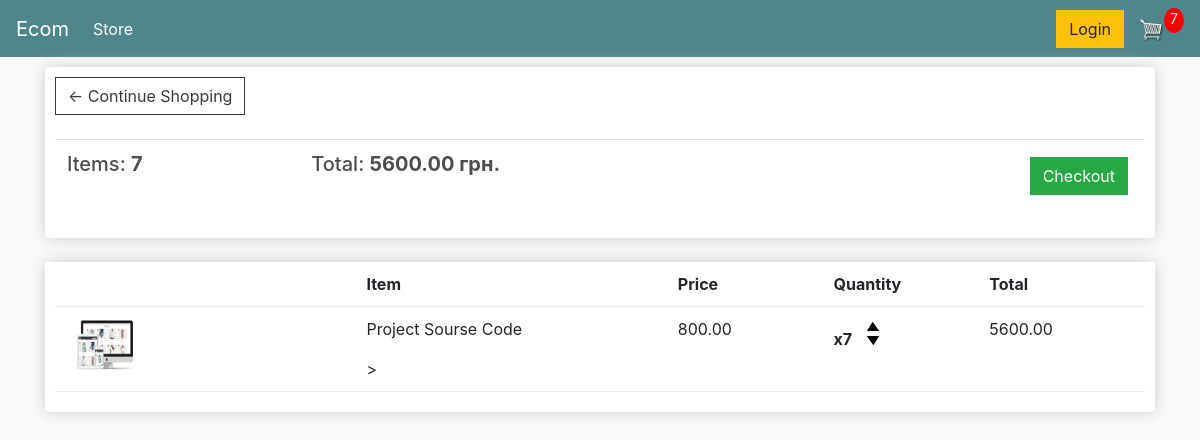
The page /cart/ (signed in) on the database as committed earlier.
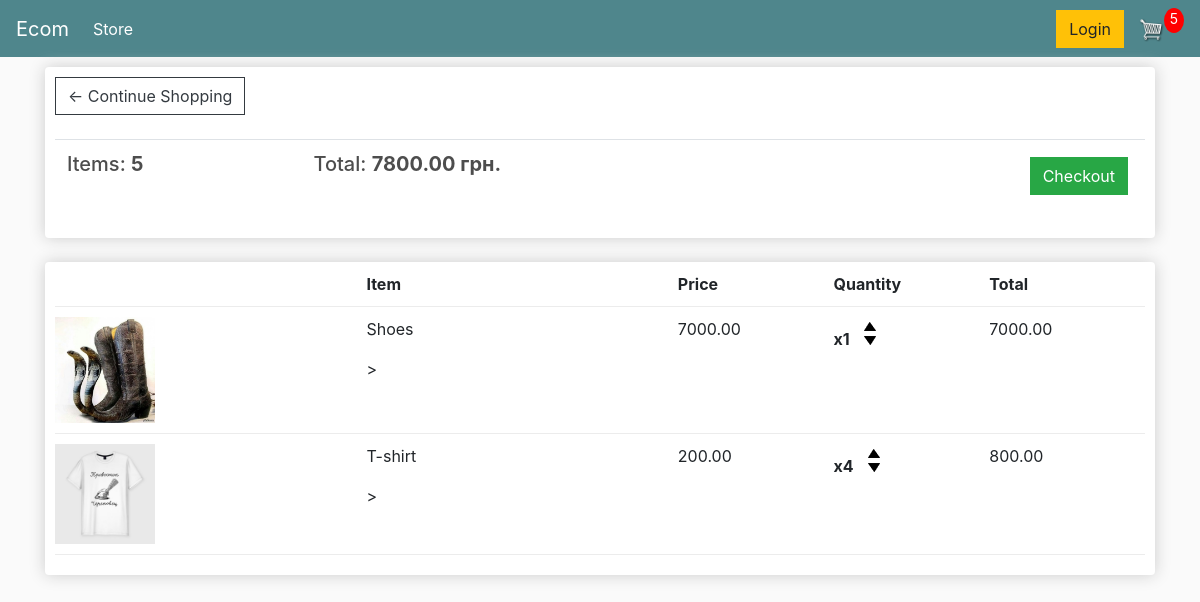
The same page on the database as committed later.
### store/models.py (models this page shows, shortened)
class Order(models.Model):
    customer = models.ForeignKey(Customer, on_delete=models.SET_NULL, null=True, blank=True)
    date_ordered = models.DateTimeField(auto_now_add=True)
    complete = models.BooleanField(default=False)
    transaction_id = models.CharField(max_length=100, null=True)
    @property
    def get_cart_total(self):
        orderitems = self.orderitem_set.all()
        total = sum([item.get_total for item in orderitems])
        return total
    @property
    def get_cart_items(self):
        orderitems = self.orderitem_set.all()
        total = sum([item.quantity for item in orderitems])
        return total

class OrderItem(models.Model):
    product = models.ForeignKey(Product, on_delete=models.SET_NULL, null=True)
    order = models.ForeignKey(Order, on_delete=models.SET_NULL, null=True)
    quantity = models.IntegerField(default=0, null=True, blank=True)
    date_added = models.DateTimeField(auto_now_add=True)
    @property
    def get_total(self):
        total = self.product.price * self.quantity
        return total

class Product(models.Model):
    name = models.CharField(max_length=200, null=True)
    price = models.DecimalField(max_digits=7, decimal_places=2)
    digital = models.BooleanField(default=False, null=True, blank=True)
    image = models.ImageField(null=True, blank=True)
    @property
    def imageURL(self):
        try:
            url = self.image.url
        except:
            url = ''
        return url

### store/views.py (the view)
# urls.py: path('cart/', views.cart, name='cart'),
def cart(request):
    data = cartData(request)
    cartItems = data['cartItems']
    order = data['order']
    items = data['items']
    context = {'items': items, 'order': order, 'cartItems': cartItems}
    return render(request, 'store/cart.html', context)

### store/utils.py (called while the page is built)
def cartData(request):
    if request.user.is_authenticated:
        customer = request.user.customer
        order, created = Order.objects.get_or_create(customer=customer, complete=False)
        items = order.orderitem_set.all()
        cartItems = order.get_cart_items
    else:
        cookieData = cookieCart(request)
        cartItems = cookieData['cartItems']
        order = cookieData['order']
        items = cookieData['items']
    return {'cartItems': cartItems, 'order': order, 'items': items}

### store/templates/store/cart.html
{% extends 'store/main.html' %}
{% load static %}
{% block content %}
<div class="row">
    <div class="col-lg-12">
        <div class="box-element">
            <a class="btn btn-outline-dark" href="{% url 'store' %}">&#x2190; Continue Shopping</a>
            <br>
            <br>
            <table class="table">
                <tr>
                    <th><h5>Items: <strong>{{order.get_cart_items}}</strong></h5></th>
                    <th><h5>Total: <strong>{{order.get_cart_total|floatformat:2}} грн.</strong></h5></th>
                    <th>
                        <a style="float:right; margin:5px" class="btn btn-success" href="{% url 'checkout' %}">Checkout</a>
                    </th>
                </tr>
            </table>
        </div>
        <br>
        <div class="box-element">
            <div class="cart-row">
                <div style="flex:2"></div>
                <div style="flex:2"><strong>Item</strong></div>
                <div style="flex:1"><strong>Price</strong></div>
                <div style="flex:1"><strong>Quantity</strong></div>
                <div style="flex:1"><strong>Total</strong></div>
            </div>
            {% for item in items %}
            <div class="cart-row">
                <div style="flex:2"><img class="row-image" src="{{item.product.imageURL}}"></div>
                <div style="flex:2"><p>{{item.product.name}}</p>></div>
                <div style="flex:1"><p>{{item.product.price|floatformat:2}}</p></div>
                <div style="flex:1">
                    <p class="quantity">x{{item.quantity}}</p>
                    <div class="quantity">
                        <img data-product={{item.product.id}} data-action="add" class="chg-quantity update-cart" src="{% static  'images/arrow-up.png' %}">
                        <img data-product={{item.product.id}} data-action="remove" class="chg-quantity update-cart" src="{% static  'images/arrow-down.png' %}">
                    </div>
                </div>
                <div style="flex:1">{{item.get_total}}</div>
                </div>
            {% endfor %}
            </div>
        </div>
    </div>
</div>
{% endblock content %}

### store/templates/store/main.html (shortened to what this page needs)
<!DOCTYPE html>
{% load static %}
<html>
<head>
	<link rel="stylesheet" href="https://stackpath.bootstrapcdn.com/bootstrap/4.4.1/css/bootstrap.min.css">
	<link rel="stylesheet" type="text/css" href="{% static 'css/main.css' %}">
</head>
<body>
    <nav class="navbar navbar-expand-lg navbar-dark bg-dark">
      <a class="navbar-brand" href="{% url 'store' %}">Ecom</a>
      <div class="collapse navbar-collapse" id="navbarSupportedContent">
        <ul class="navbar-nav mr-auto">
          <li class="nav-item active">
            <a class="nav-link" href="{% url 'store' %}">Store</a>
          </li>
        </ul>
      </div>
        <div class="form-inline my-2 my-lg-0">
            <a href="#" class="btn btn-warning">Login</a>
            <a href="{% url 'cart' %}">
                <img  id="cart-icon" src="{% static 'images/cart.png' %}">
            </a>
            <p id="cart-total">{{cartItems}}</p>
        </div>
    </nav>
    <div class="container">
        {% block content %}
        {% endblock content %}
</body>
</html>

### static/css/main.css (style rules this page uses)
body { background-color: hsl(0, 0%, 98%); }
h1,h2,h3,h4,h5,h6 { color:hsl(0, 0%, 30%); }
.box-element { box-shadow:hsl(0, 0%, 80%) 0 0 16px; background-color: #fff; border-radius: 4px; padding: 10px; }
.bg-dark { background-color: #4f868c!important; }
#cart-icon { width:25px; display: inline-block; margin-left: 15px; }
#cart-total { display: block; text-align: center; color:#fff; background-color: red; width: 20px; height: 25px; border-radius: 50%; font-size: 14px; }
.col-lg-4, .col-lg-6, .col-lg-8, .col-lg-12 { margin-top: 10px; }
.btn { border-radius: 0; }
.row-image { width: 100px; }
.cart-row { display: flex; align-items: flex-stretch; padding-bottom: 10px; margin-bottom: 10px; border-bottom: 1px solid #ececec; }
.quantity { display: inline-block; font-weight: 700; padding-right:10px; }
.chg-quantity { width: 12px; cursor: pointer; display: block; margin-top: 5px; transition:.1s; }

Rows that differ between the two databases and show on the page:
removed OrderItem: product.imageURL (picture), product.name "Project Sourse Code", product.price "800.00", quantity "7", get_total "5600.00"
computed for Order: get_cart_items "7" → "5"; get_cart_total "5600.00" → "7800.00"
added OrderItem: product.imageURL (picture), product.name "Shoes", product.price "7000.00", quantity "1", get_total "7000.00"
added OrderItem: product.imageURL (picture), product.name "T-shirt", product.price "200.00", quantity "4", get_total "800.00"
Other text that changed with them:
{{ cartItems }}: "7" → "5"
